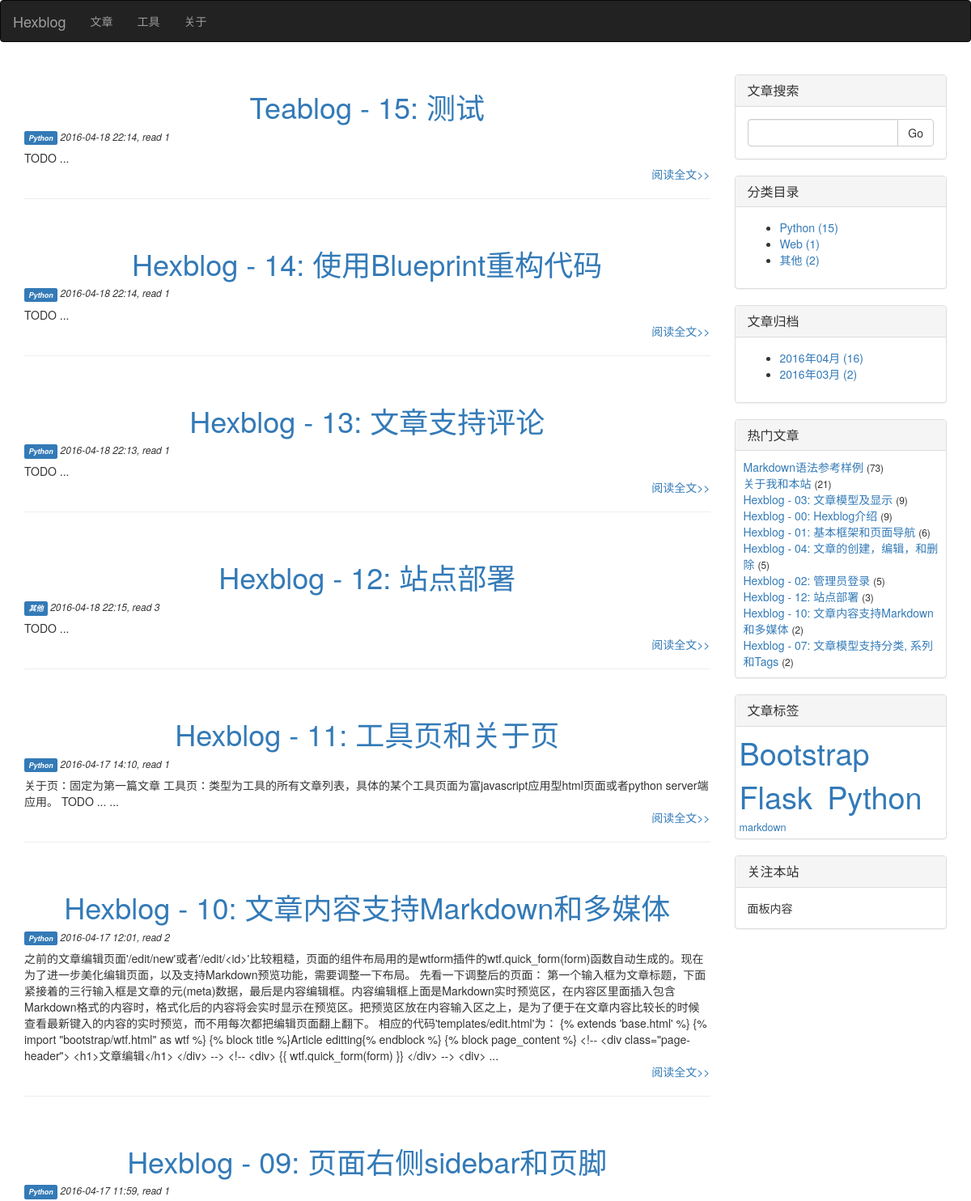
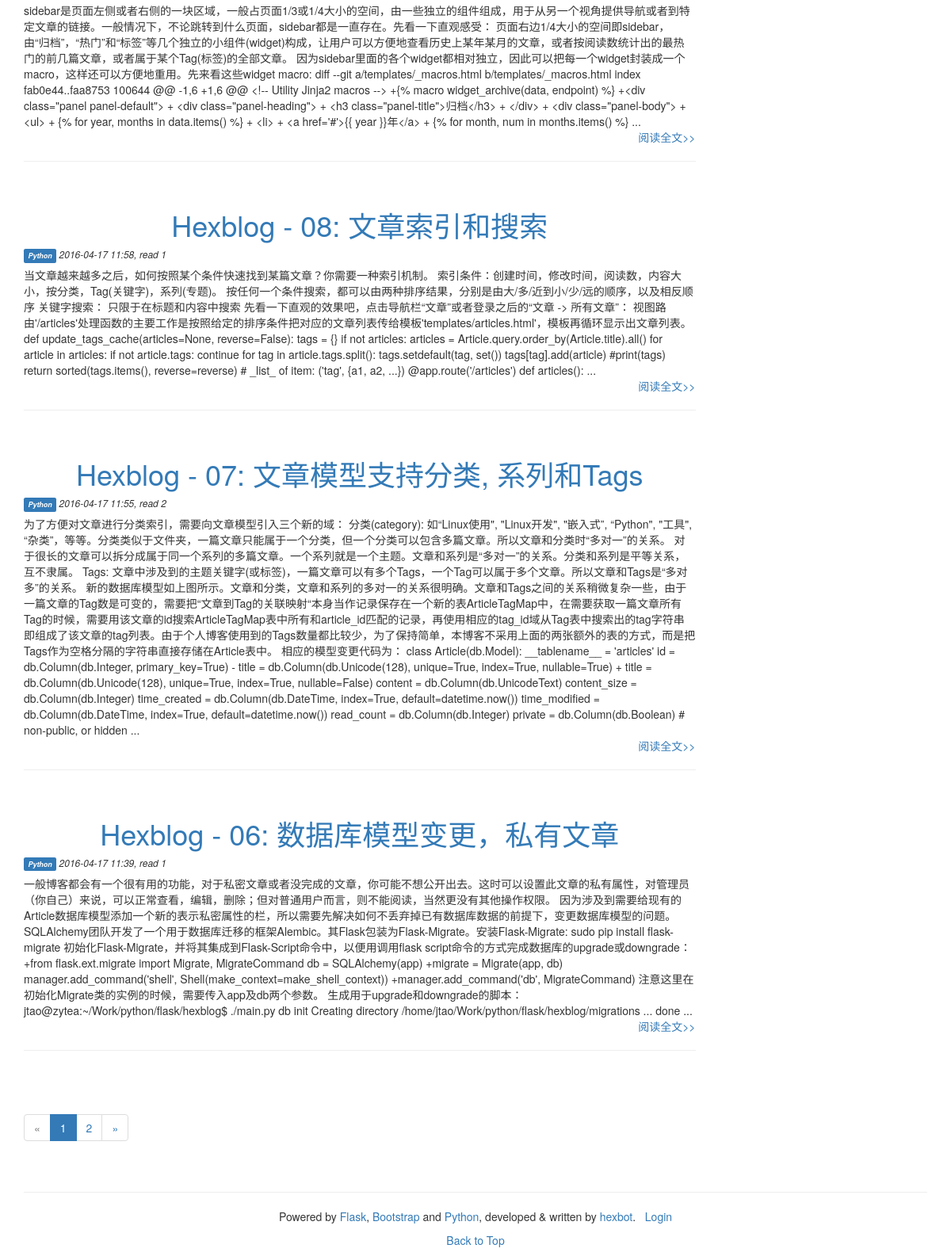
Before: / with the older database file (2 pictures, top to bottom).
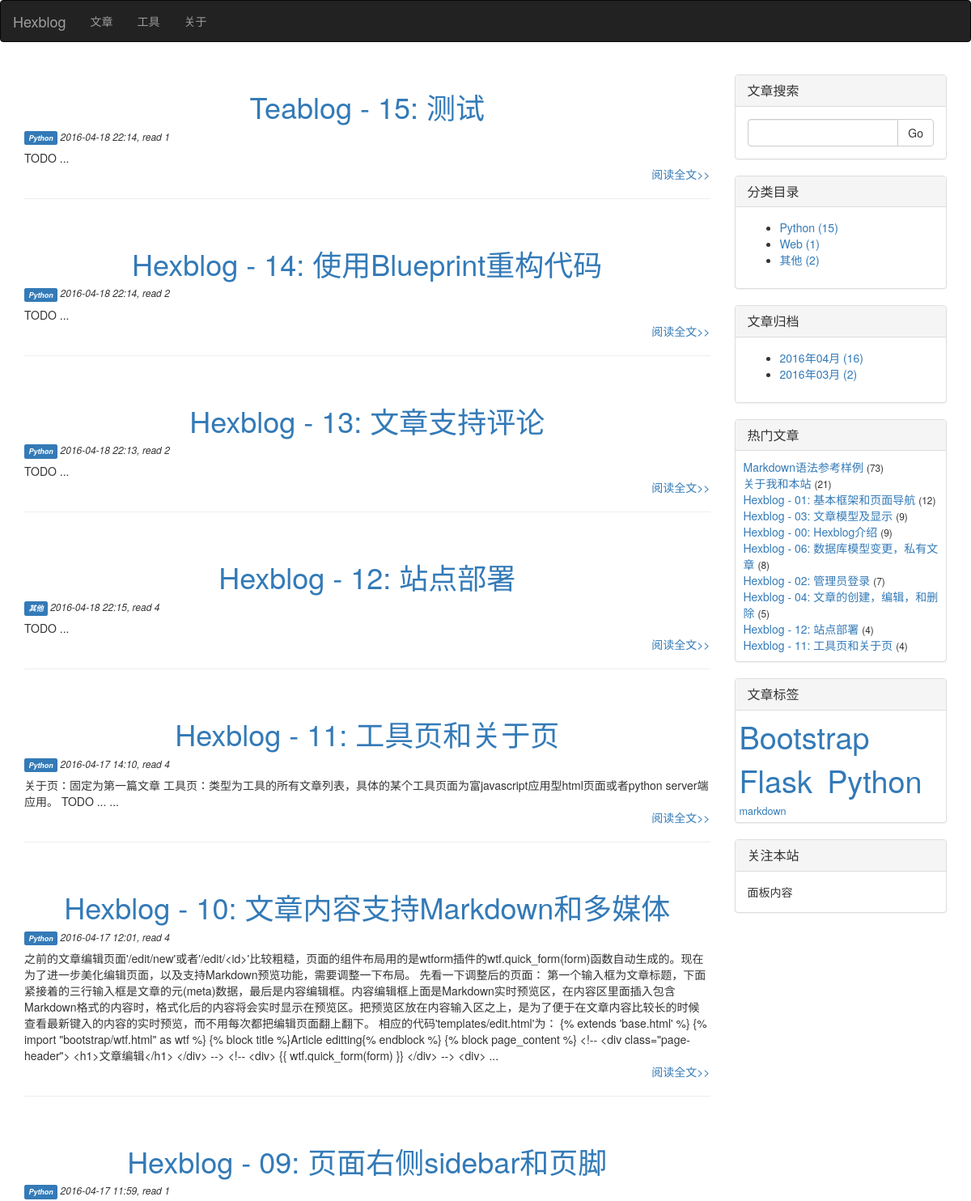
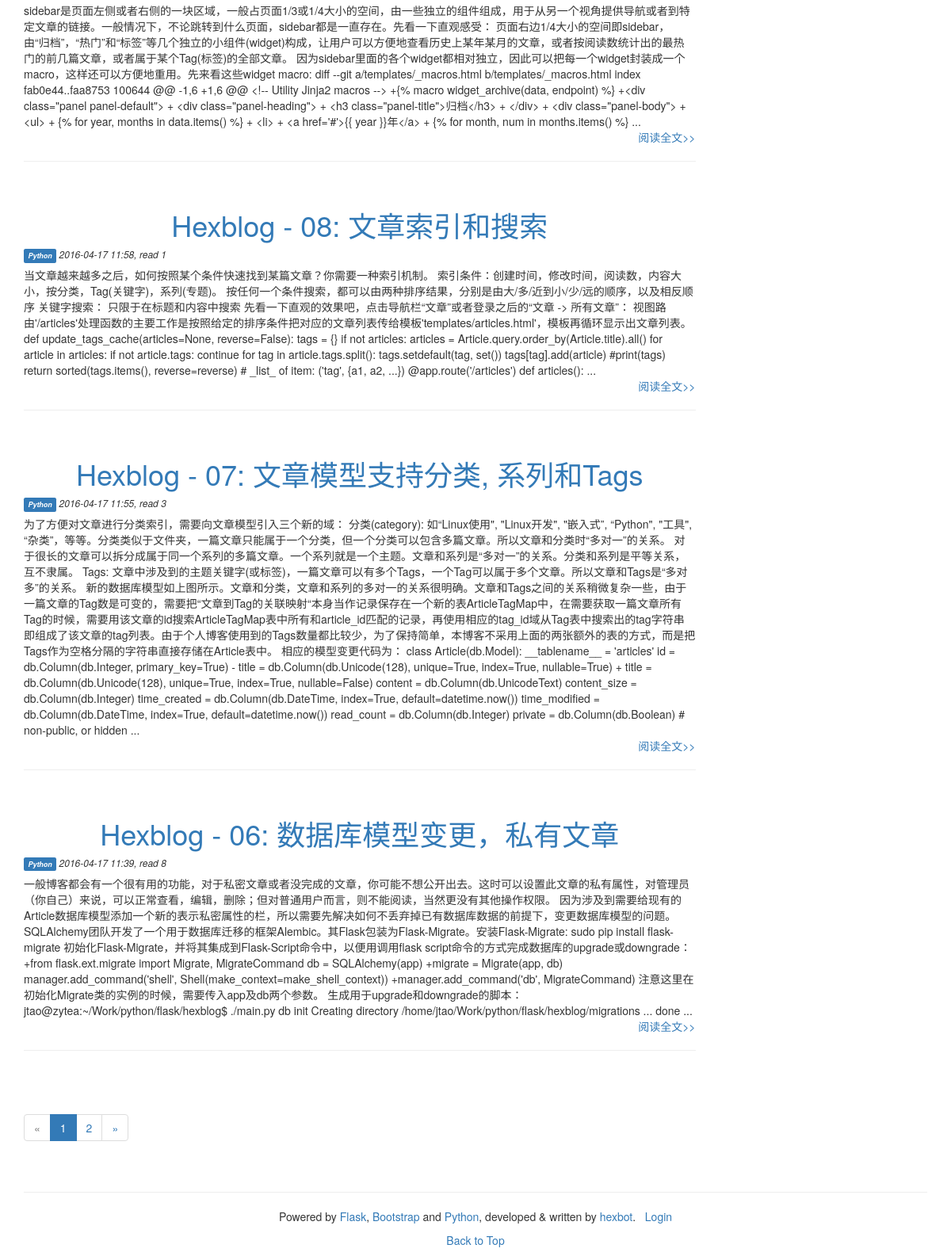
After: the same page with the newer database file (2 pictures, top to bottom).
### manage.py (models this page shows, shortened)
class Article(db.Model):
    __tablename__ = 'articles'
    id = db.Column(db.Integer, primary_key=True)
    title = db.Column(db.Unicode(128), unique=True, index=True, nullable=False)
    content = db.Column(db.UnicodeText) # plain-text or markdown
    content_html = db.Column(db.UnicodeText) # html
    content_pre = db.Column(db.UnicodeText) # several top lines for preview in 'index' page
    content_size = db.Column(db.Integer)
    time_created = db.Column(db.DateTime, index=True, default=datetime.now())
    time_modified = db.Column(db.DateTime, index=True, default=datetime.now())
    read_count = db.Column(db.Integer)
    private = db.Column(db.Boolean) # non-public, or hidden
    category_id = db.Column(db.Integer, db.ForeignKey('categories.id'))
    series_id = db.Column(db.Integer, db.ForeignKey('series.id'), nullable=True) # could be null
    tags = db.Column(db.Unicode(256), index=True, nullable=True) # space separated tag worlds

class Category(db.Model):
    __tablename__ = 'categories'
    id = db.Column(db.Integer, primary_key=True)
    name = db.Column(db.Unicode(32), unique=True, index=True, nullable=False)
    articles = db.relationship('Article', backref='category', lazy='dynamic')

### manage.py (the view)
@app.route('/')
def index():
    page = request.args.get('page', 1, type=int)
    pagination = Article.query.order_by(Article.time_created.desc()).paginate(
                    page, per_page=app.config['HEXBLOG_ARTICLES_PER_PAGE'], error_out=True)
    articles = pagination.items
    return render_template('index.html', articles=articles, pagination=pagination)

### manage.py (called while the page is built)
def update_tags_cache(articles=None, reverse=False):
    tags = {}
    if not articles:
        articles = Article.query.order_by(Article.title).all()
    for article in articles:
        if not article.tags:
            continue
        for tag in article.tags.split():
            tags.setdefault(tag, set())
            tags[tag].add(article)
    return sorted(tags.items(), reverse=reverse) # _list_ of item: ('tag', {art1, art2, ...})

### templates/index.html (shortened to what this page needs)
{% extends 'base.html' %}
{% block page_content %}
{% for article in articles %}
<div class="post">
	<h1 class="post-title text-center"><a href="{{ url_for('article', id=article.id) }}">{{ article.title }}</a></h1>
    <p class="date">
        <h6>
            <em>
                <a href="{{ url_for('articles', by='category') }}#{{ article.category.name }}">
                    <span class="label label-primary">{{ article.category.name }}</span>
                </a>
                {{ article.time_modified.strftime("%Y-%m-%d %H:%M") }}, read {{ article.read_count }}
            </em>
        </h6>
    </p>
	<div class="post_body">
        {% if article.content_pre %}
            {{ article.content_pre|striptags }}
        {% elif article.content_html %}
            {{ article.content_html|striptags }}
        {% else %}
            {{ article.content }}
        {% endif %}
        ...
    </div>
    <p class="text-right"><a href="{{ url_for('article', id=article.id) }}">阅读全文&gt;&gt;</a></p>
    <hr><br>
</div>
{% endfor %}
<div class="pagination">
    {{ macros.widget_pagination(pagination, 'index') }}
</div>
{% endblock %}

### templates/_macros.html (shortened to what this page needs)
{% macro widget_pagination(pagination, endpoint) %}
{% if pagination.total %}
<ul class="pagination">
    <li{%if not pagination.has_prev %} class="disabled"{% endif %}>
        <a href="{% if pagination.has_prev %}{{ url_for(endpoint, page=pagination.page-1, **kwargs) }}{% else %}#{% endif %}">
            &laquo;
        </a>
    </li>
    {% for p in pagination.iter_pages() %}
        {% if p %}
            {% if p == pagination.page %}
            <li class="active"><a href="{{ url_for(endpoint, page=p, **kwargs) }}">{{ p }}</a></li>
            {% else %}
            <li><a href="{{ url_for(endpoint, page=p, **kwargs) }}">{{ p }}</a></li>
            {% endif %}
        {% else %}
            <li class="disabled"><a href="#">&hellip;</a></li>
        {% endif %}
    {% endfor %}
    <li{%if not pagination.has_next %} class="disabled"{% endif %}>
        <a href="{% if pagination.has_next %}{{ url_for(endpoint, page=pagination.page+1, **kwargs) }}{% else %}#{% endif %}">
            &raquo;
        </a>
    </li>
</ul>
{% endif %}
{% endmacro %}
{% macro widget_search(data, endpoint) %}
<div class="panel panel-default">
    <div class="panel-heading">
        <h3 class="panel-title">文章搜索</h3>
    </div>
    <div class="panel-body">
        <form id="search_form" name="search_form" action="search" method="POST" role="form">
            <div class="input-group">
               <input id="searched_words" name="searched_words" type="text" class="form-control">
               <span class="input-group-btn">
                  <button class="btn btn-default" type="submit">Go</button>
               </span>
            </div>
        </form>
    </div>
</div>
{% endmacro %}
{% macro widget_category(data, endpoint) %}
<div class="panel panel-default">
    <div class="panel-heading">
        <h3 class="panel-title">分类目录</h3>
    </div>
    <div class="panel-body">
        <ul>
            {% for category, num in data.items() %}
                <li>
                    <a href="{{ url_for(endpoint, by='category') }}#{{ category.name }}">
                        {{ category.name }} ({{ num }})
                    </a>
                </li>
            {% endfor %}
        </ul>
    </div>
</div>
{% endmacro %}
{% macro widget_archive(data, endpoint) %}
<div class="panel panel-default">
    <div class="panel-heading">
        <h3 class="panel-title">文章归档</h3>
    </div>
    <div class="panel-body">
        <ul>
            {% for year, months in data.items() %}
                {% for month, num in months.items() %}
                    <li>
                        <a href="{{ url_for(endpoint, by='time_created') }}#{{ year }}-{{ month }}">
                            {{ year }}年{{ "%02d"|format(month) }}月 ({{ num }})
                        </a>
                    </li>
                {% endfor %}
            {% endfor %}
        </ul>
    </div>
</div>
{% endmacro %}
{% macro widget_popular(data, endpoint) %}
<div class="panel panel-default">
    <div class="panel-heading">
        <h3 class="panel-title">热门文章</h3>
    </div>
    <div class="panel-body" style="padding: 10px 5px 10px 10px;">
        {% for article in data %}
        <a href="{{ url_for(endpoint, id=article.id) }}">{{ article.title|truncate(30, True) }}</a> <small>({{ article.read_count }})</small><br>
        {% endfor %}
    </div>
</div>
{% endmacro %}
{% macro widget_tags(data, endpoint) %}
    {% set num_min, num_max = data[0] %}
    {% set font_min, font_max = (90, 270) %}
    {% if num_min == num_max or num_min == -1 %}
    {%      set size_delta = 0 %}
    {% else %}
    {%      set size_delta = ((font_max - font_min) // (num_max - num_min)) %}
    {% endif %}
<div class="panel panel-default">
    <div class="panel-heading">
        <h3 class="panel-title">文章标签</h3>
    </div>
    <div class="panel-body" style="padding: 5px;">
        {% for tag_data in data[1:] %}
        <a href="{{ url_for(endpoint, by='tag') }}#{{ tag_data[0] }}">
            <span style="font-size:{{ (tag_data[1] - num_min) * size_delta + font_min }}%">{{ tag_data[0] }}<span>
        </a>&nbsp;
        {% endfor %}
    </div>
</div>
{% endmacro %}

Changed rows visible on the page:
no longer on one of the page's lists (row edited): Article: title "Hexblog - 10: 文章内容支持Markdown和多媒体", read_count "2"
no longer on one of the page's lists (row edited): Article: title "Hexblog - 07: 文章模型支持分类, 系列和Tags", read_count "2"
changed Article "Hexblog - 14: 使用Blueprint重构代码": read_count "1" → "2"
changed Article "Hexblog - 13: 文章支持评论": read_count "1" → "2"
changed Article "Hexblog - 12: 站点部署": read_count "3" → "4"
now on one of the page's lists (row edited): Article: title "Hexblog - 11: 工具页和关于页", read_count "4"
changed Article "Hexblog - 11: 工具页和关于页": read_count "1" → "4"
changed Article "Hexblog - 10: 文章内容支持Markdown和多媒体": read_count "2" → "4"
changed Article "Hexblog - 07: 文章模型支持分类, 系列和Tags": read_count "2" → "3"
now on one of the page's lists (row edited): Article: title "Hexblog - 06: 数据库模型变更，私有文章", read_count "8"
changed Article "Hexblog - 06: 数据库模型变更，私有文章": read_count "1" → "8"
changed Article "Hexblog - 01: 基本框架和页面导航": read_count "6" → "12"; moves up the list
changed Article "Hexblog - 02: 管理员登录": read_count "5" → "7"; moves up the list
